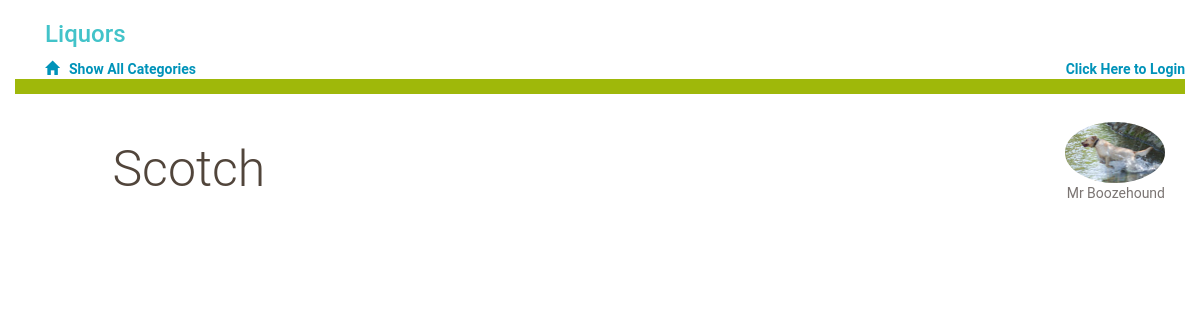
Page /category/1/ on the committed database.
### database_setup.py (models this page shows, shortened)
class Category(Base):
	__tablename__ = 'category'
	id = Column(Integer, primary_key=True)
	name = Column(String(250), nullable=False)
	user_id = Column(Integer, ForeignKey('user.id'))
	user = relationship(User)

class User(Base):
	__tablename__ = 'user'
	id = Column(Integer, primary_key=True)
	name = Column(String(250), nullable=False)
	email = Column(String(250), nullable=False)
	picture = Column(String(250))

### base.py (the view)
@app.route('/category/<int:category_id>/')
@app.route('/category/int:category_id/menu/')
def showMenu(category_id):
	category = session.query(Category).filter_by(id=category_id).one()
	creator = getUserInfo(category.user_id)
	items = session.query(MenuItem).filter_by(
		category_id=category_id).all()
	if 'username' not in login_session or creator.id != login_session['user_id']:
		return render_template('publicmenu.html', items=items, category=category, creator=creator)
	else:
		return render_template('menu.html', items=items, category=category, creator=creator)

### base.py (called while the page is built)
def getUserInfo(user_id):
    user = session.query(User).filter_by(id=user_id).one()
    return user

### templates/publicmenu.html (shortened to what this page needs)
{% extends "main.html" %}
{% block content %}
{% include "header.html" %}
	<div class="row divider green">
		<div class="col-md-12"></div>
	</div>
	<div class="row banner">
		<div class="col-md-11 col-md-offset-1 padding-none">
			<h1>{{category.name}}
			<figure class="creator">
				<img src="{{creator.picture}}">
				<figcaption>{{creator.name}}</figcaption>
			</figure>
			</h1>
		</div>
	</div>
	<div class="row padding-top padding-bottom">
		<div class="col-md-1"></div>
		<div class="col-md-11 padding-none">
		</div>
		<div class="col-md-7"></div>
	</div>
	<div class="row">
		<div class="col-md-1"></div>
	</div>
{% endblock %}

### static/styles.css (style rules this page uses)
body { font-family: Montserrat, sans-serif; background-image: pexels-photo-311039.jpg; }
* { font-family: "Helvetica Neue Bold", Roboto, Helvetica, Arial, sans-serif; font-weight: 700; }
h1 { font-family: "Helvetica Neue Light", Roboto, Helvetica, Arial, sans-serif; font-size: 50px; color: #51453B; line-height: 60px; font-weight: 300; }
.padding-top { padding-top: 30px; }
.padding-bottom { padding-bottom: 30px; }
.padding-none { padding: 0; }
.divider { height: 15px; }
.divider.green { background-color: #9FB80A; }
.banner h1 { margin: 45px 0; }
.creator { padding-right: 20px; margin-top: -20px; text-align: right; float:right; }
.creator img { width: 100px; border-radius: 50%; }
.creator figcaption { font-size: 14px; color: #7B7573; font-weight: 400; margin-top: -20px; }

### rows in the picture
Category: name "Scotch"
User: picture (picture), name "Mr Boozehound"
